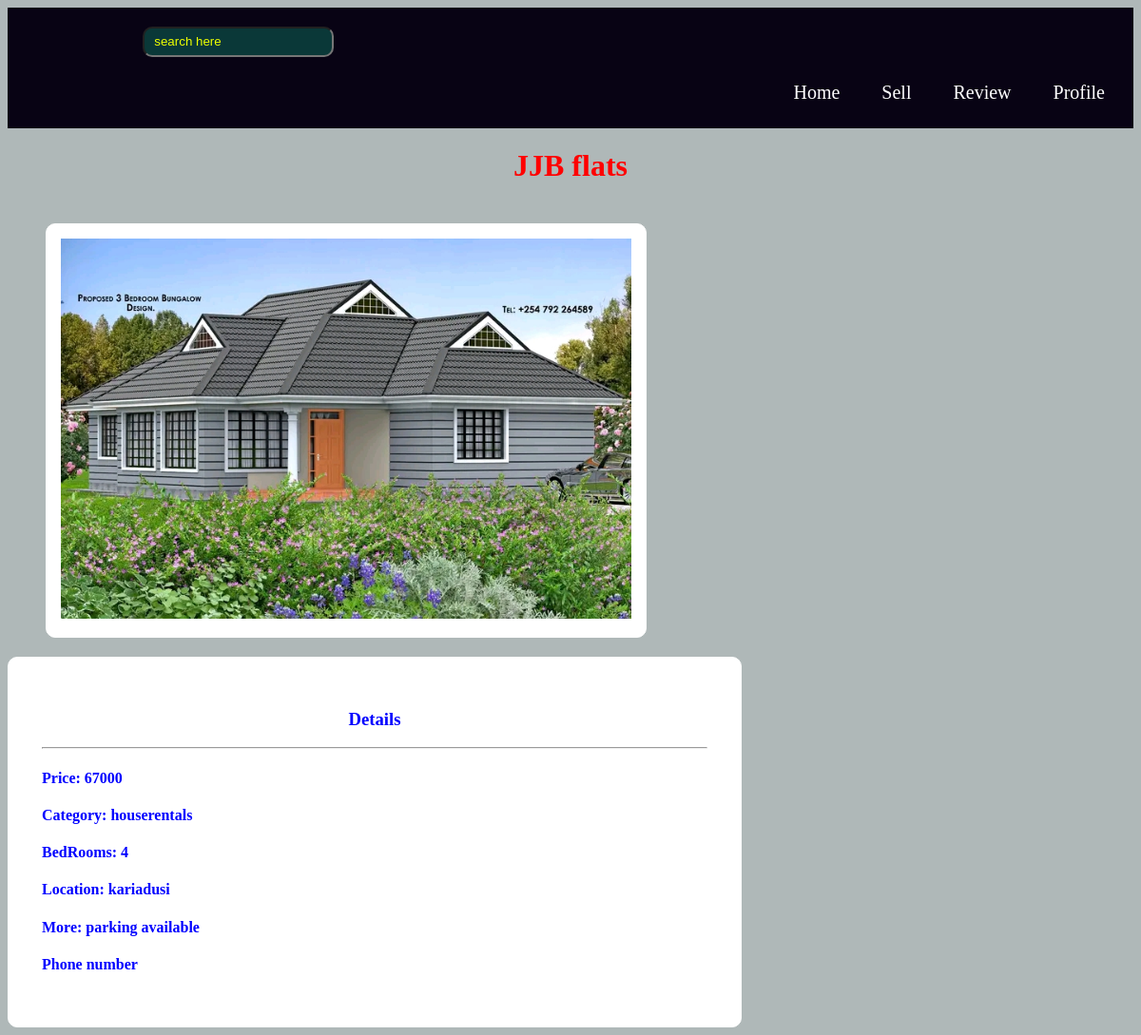
Screenshot of /home/13 with the database file from the repository.
### HouseOlx/models.py (models this page shows)
class House(models.Model):
	hs_name = models.CharField(max_length=200, default = 'Master en suite')
	hs_Category  = models.CharField(choices=house_choices, max_length=50)
	hs_Location = models.TextField()
	hs_Price = models.IntegerField(null=True, default =0)
	agent_id = models.ForeignKey(Agent, on_delete=models.CASCADE, null = True)
	hs_image = models.ImageField(upload_to='properties/house')
	hs_advertising_date = models.DateTimeField(auto_now_add=True)
	hs_last_check = models.DateTimeField(auto_now=True)
	hs_bed_rooms = models.IntegerField()
	hs_others= models.TextField(null=True)
	house_id  = models.AutoField(primary_key=True )

### HouseOlx/views.py (the view)
def openProperty(request, id):
    singleProperty = House.objects.get(house_id=str(id))
    singlProperty = {"singleProperty": singleProperty}
    return render(request, 'HouseAdvertising/singleProperty.html', context=singlProperty)

### templates/HouseAdvertising/singleProperty.html
{%extends 'HouseAdvertising/main.html'%}
{%block content%}
<div class= "full_property">
    <h1> {{singleProperty.hs_name}} </h1>
    <div class = "items">
    <img src = {{singleProperty.hs_image.url}} width = 600px height= 400px/>
    </div>
    <div class = "item">
        <h3> Details </h3> <hr/>
        <h4> Price: {{singleProperty.hs_Price}} </h4>
        <h4> Category: {{singleProperty.hs_Category}} </h4>
        <h4> BedRooms: {{singleProperty.hs_bed_rooms}} </h4>
        <h4> Location: {{singleProperty.hs_Location}} </h4>
        <h4> More: {{singleProperty.hs_others}} </h4>
        <h4> Phone number {{singleProperty.phoneNumber}} </h4>
    </div>
{%endblock%}

### templates/HouseAdvertising/main.html (style rules this page uses)
body { background-color: rgb(175, 184, 184); }
.items { display: inline-block; margin: 20px 40px 20px 40px; border:1px solid white; padding:15px; background-color:white; border-radius: 10px; text-align:center; }
.full_property { color:blue; }
.full_property h1 { color:red; text-transform: underline; text-align:center; }
.full_property h3 { text-align:center; }
.item { display: inline-block; border:1px solid white; padding:35px; background-color:white; border-radius: 10px; width:700px; }

### rows the page displays
House: hs_name "JJB flats", hs_image (picture), hs_Price "67000", hs_Category "houserentals", hs_bed_rooms "4", hs_Location "kariadusi", hs_others "parking available"
